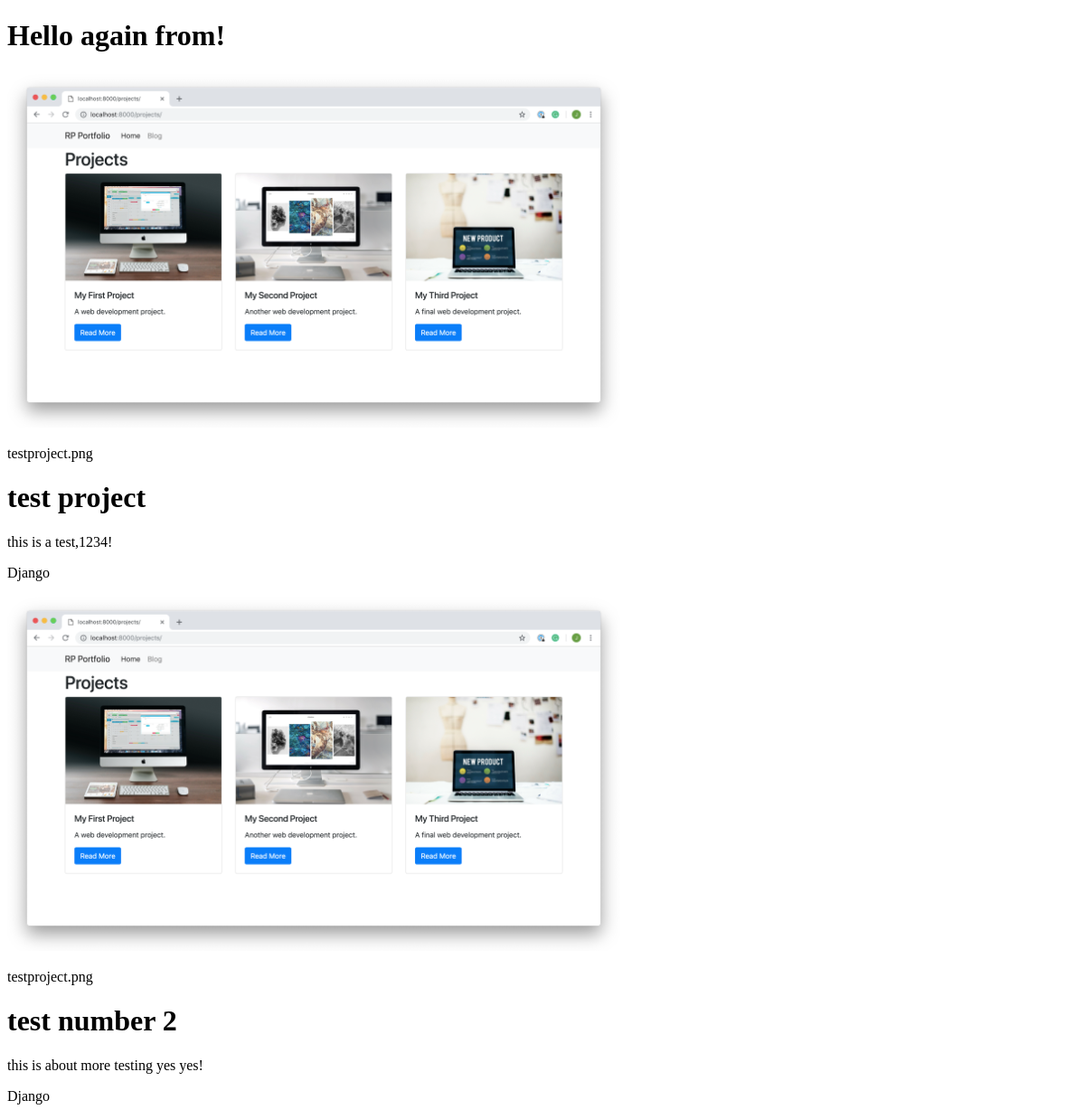
The page /projects/ on the database as committed earlier.
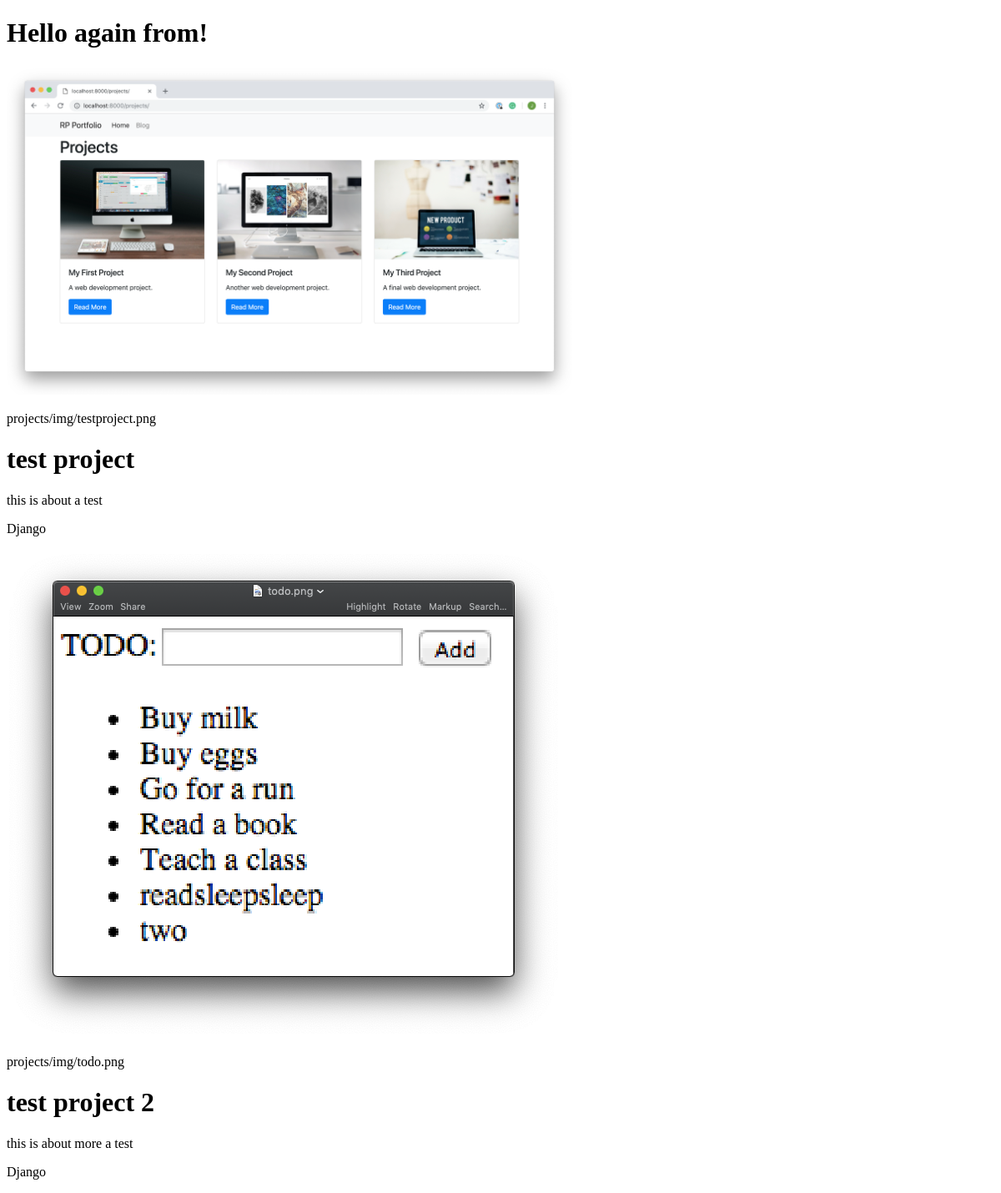
The same page on the database as committed later.
### projects/models.py (models this page shows)
class Project(models.Model):
    title = models.CharField(max_length=100)
    description = models.TextField()
    technology = models.CharField(max_length=20)
    image = models.CharField(max_length=100)

### projects/views.py (the view)
# urls.py: path('', views.all_projects),
def all_projects(request):
    projects = Project.objects.all()
    return render(
        request,
        'projects/all_projects.html',
        {'projects': projects}
        )

### projects/templates/projects/all_projects.html (shortened to what this page needs)
{% load static %}
<!DOCTYPE html>
<html lang="en">
<head>
</head>
<body>
    <h1>Hello again from!</h1>
    {% for project in projects %}
        <img src="{% static project.image %}" alt="screenshot of project">
        <p>{{ project.image }}</p>
        <h1>{{  project.title }}</h1>
        <p>{{  project.description }}</p>
        <p>{{  project.technology }}</p>
    {% endfor %}
</body>
</html>

Rows that differ between the two databases and show on the page:
changed Project "test project": image "testproject.png" → "projects/img/testproject.png"; description "this is a test,1234!" → "this is about a test"
changed Project: image: a different picture; image "testproject.png" → "projects/img/todo.png"; title "test number 2" → "test project 2"; description "this is about more testing yes yes!" → "this is about more a test"
